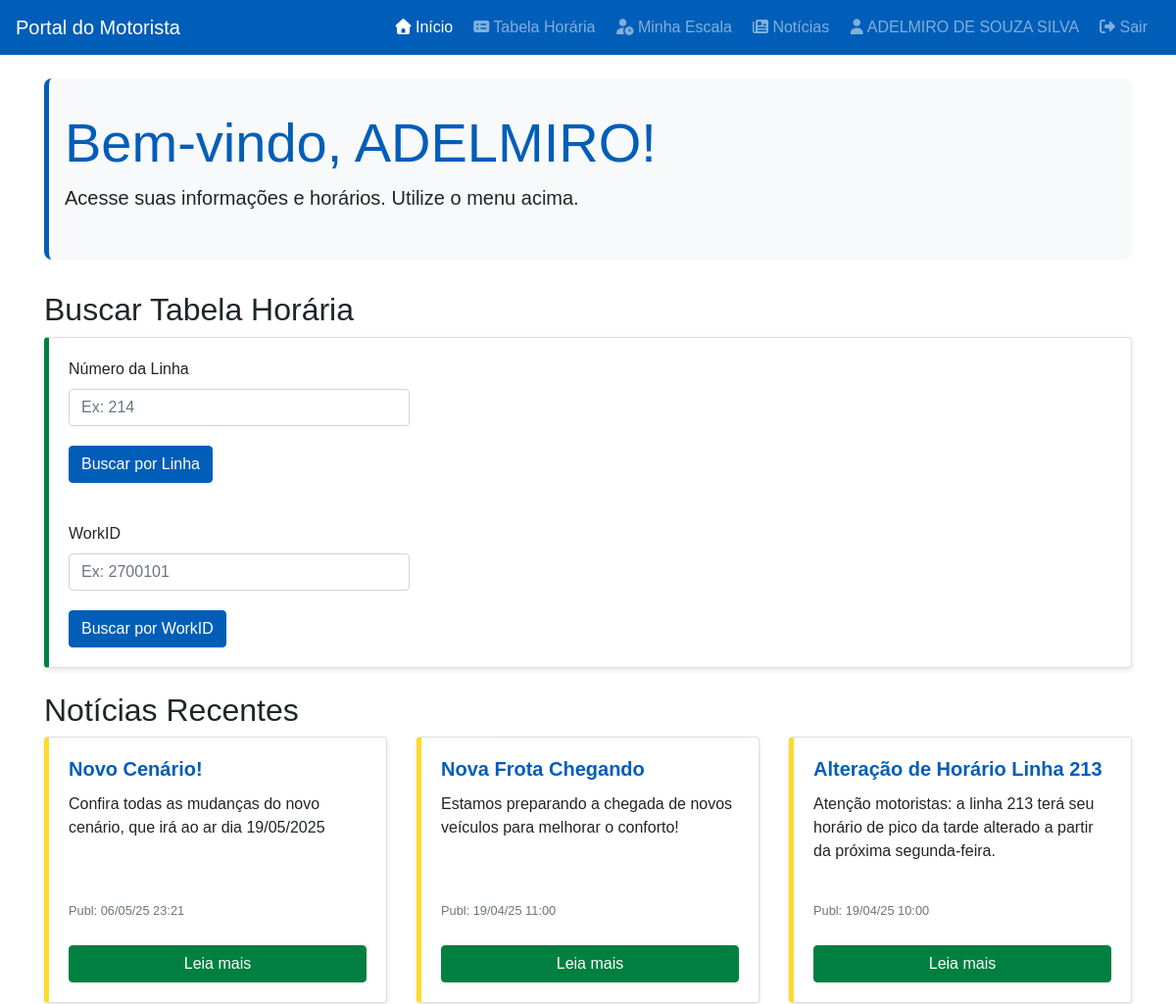
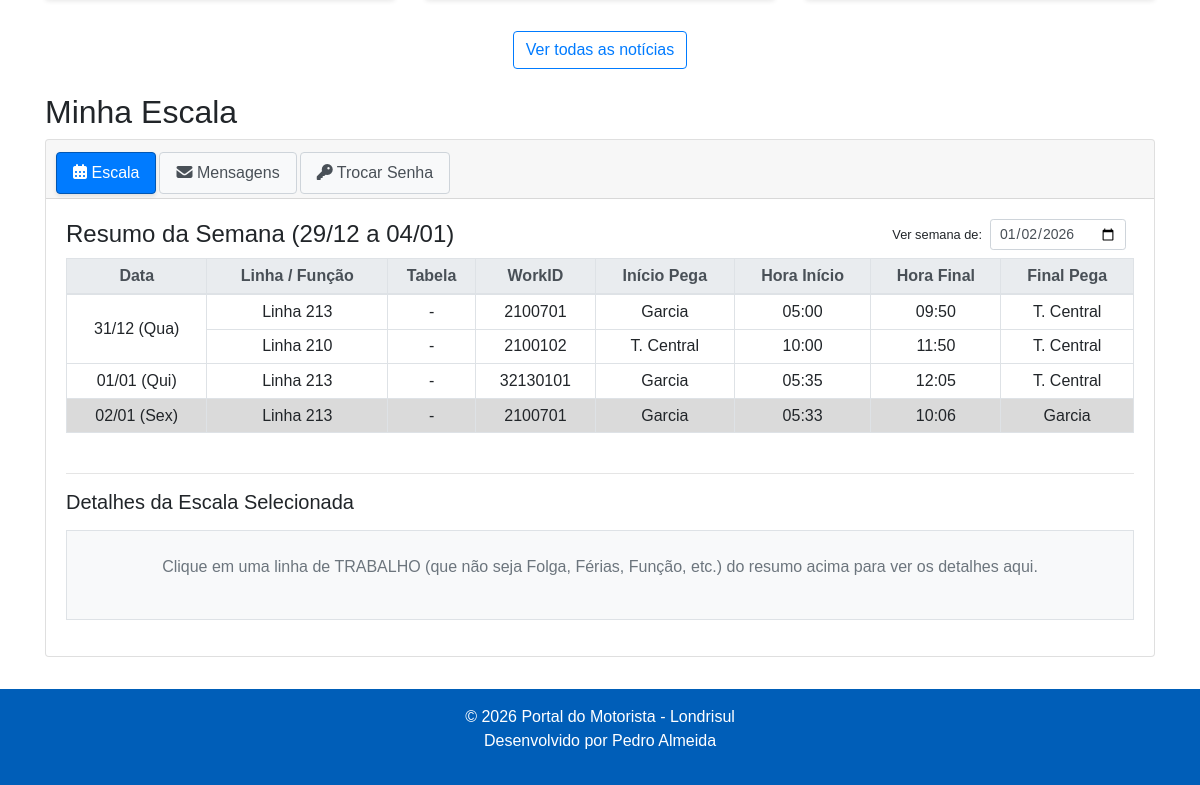
The app's page /portal/index.php (signed in) with its own data (2 pictures, top to bottom).
### tables this page shows
CREATE TABLE `noticias` (
  `id` int(11) NOT NULL,
  `titulo` varchar(255) NOT NULL,
  `resumo` text DEFAULT NULL,
  `conteudo_completo` longtext DEFAULT NULL,
  `data_publicacao` datetime NOT NULL,
  `imagem_destaque` varchar(255) DEFAULT NULL,
  `status` enum('publicada','rascunho','arquivada') NOT NULL DEFAULT 'rascunho',
  `data_modificacao` timestamp NULL DEFAULT NULL ON UPDATE current_timestamp() COMMENT 'Data da última modificação da notícia'
);

CREATE TABLE `motorista_escalas` (
  `id` int(11) NOT NULL,
  `motorista_id` int(11) NOT NULL,
  `data` date NOT NULL,
  `work_id` varchar(50) NOT NULL DEFAULT '000000',
  `tabela_escalas` varchar(10) DEFAULT '00' COMMENT 'Num. Tabela de referência para esta escala/turno',
  `eh_extra` tinyint(1) NOT NULL DEFAULT 0 COMMENT 'Marca se é turno extra (1=Sim, 0=Não)',
  `veiculo_id` int(11) DEFAULT NULL,
  `linha_origem_id` varchar(50) DEFAULT NULL,
  `funcao_operacional_id` int(11) DEFAULT NULL COMMENT 'ID da função operacional, se aplicável',
  `hora_inicio_prevista` time DEFAULT NULL,
  `local_inicio_turno_id` int(11) DEFAULT NULL,
  `hora_fim_prevista` time DEFAULT NULL,
  `local_fim_turno_id` int(11) DEFAULT NULL,
  `escala_publicada` tinyint(1) NOT NULL DEFAULT 0
);

CREATE TABLE `locais` (
  `id` int(11) NOT NULL,
  `nome` varchar(150) NOT NULL,
  `tipo` varchar(50) DEFAULT NULL,
  `imagem_path` varchar(255) DEFAULT NULL
);

### portal/index.php (the view, shortened to what the rows shown need)
<?php
require_once 'header.php';
?>
    <main class="container mt-4">
        <section id="boas-vindas">
             <div class="jumbotron"> <h1 class="display-4"> Bem-vindo<?php if ($usuario_logado) echo ', ' . htmlspecialchars(explode(' ', $nome_usuario)[0]); ?>! </h1> </div>
        </section>
        <section id="busca-rapida" class="mb-4">
            <h2>Buscar Tabela Horária</h2>
        </section>
        <section id="noticias" class="mb-4">
             <h2>Notícias Recentes</h2>
             <div class="row">
                 <?php if ($pdo): try { $sql_noticias = "SELECT id, titulo, resumo, data_publicacao FROM noticias WHERE status = 'publicada' ORDER BY data_publicacao DESC LIMIT 3"; $stmt_noticias = $pdo->query($sql_noticias); if ($stmt_noticias->rowCount() > 0) { while ($noticia = $stmt_noticias->fetch(PDO::FETCH_ASSOC)) { ?> <div class="col-md-4 mb-3"> <div class="card h-100"> <div class="card-body d-flex flex-column"> <h5 class="card-title"><?php echo htmlspecialchars($noticia['titulo']); ?></h5> <p class="card-text"><?php echo htmlspecialchars($noticia['resumo']); ?></p> <p class="card-text mt-auto"> <small class="text-muted">Publ: <?php $data = new DateTime($noticia['data_publicacao']); echo $data->format('d/m/y H:i'); ?></small></p> <a href="ver_noticia.php?id=<?php echo $noticia['id']; ?>" class="btn btn-secondary mt-2">Leia mais</a> </div> </div> </div> <?php } } else { echo "<div class='col-12'><p class='text-info'>Nenhuma notícia recente.</p></div>"; } } catch (PDOException $e) { error_log("Erro Notícias: " . $e->getMessage()); echo "<div class='col-12'><p class='text-danger'>Erro ao carregar notícias.</p></div>"; } else: echo "<div class='col-12'><p class='text-warning'>Notícias indisponíveis.</p></div>"; endif; ?>
             </div>
         </section>
        <section id="minha-escala" class="mb-4" <?php if (!$usuario_logado) echo 'style="display: none;"'; ?>>
            <h2>Minha Escala</h2>
            <div class="card">
                 <div class="card-body"> <div class="tab-content" id="minhaEscalaPrincipalTabContent">
                        <div class="tab-pane fade show active" id="escala-principal-content" role="tabpanel" aria-labelledby="escala-principal-tab">
                            <?php
                            $resumo_semanal_completo = [];
                            $data_selecionada_contexto = date('Y-m-d');
                            $erro_busca_semana = false;
                            if ($usuario_logado && $pdo !== null) {
                                $motorista_id_logado = $_SESSION['user_id'];
                                try {
                                    $ts_selecionado = strtotime($data_selecionada_contexto);
                                    $dia_semana_num = date('N', $ts_selecionado);
                                    $data_inicio_semana = date('Y-m-d', strtotime('-'.($dia_semana_num-1).' days', $ts_selecionado));
                                    $data_fim_semana = date('Y-m-d', strtotime('+'.(7-$dia_semana_num).' days', $ts_selecionado));
                                    $sql_semana = "SELECT
                                                    esc.id AS escala_id_db, esc.data, esc.work_id, esc.eh_extra,
                                                    esc.tabela_escalas AS numero_tabela_diario,
                                                    esc.funcao_operacional_id,
                                                    esc.linha_origem_id as numero_linha, -- Coluna texto direta
                                                    fo.nome_funcao AS nome_da_funcao,
                                                    loc_ini.nome as local_inicio, loc_fim.nome as local_fim,
                                                    esc.hora_inicio_prevista, esc.hora_fim_prevista
                                                 FROM motorista_escalas AS esc
                                                 -- REMOVIDO JOIN COM LINHAS
                                                 LEFT JOIN funcoes_operacionais AS fo ON esc.funcao_operacional_id = fo.id
                                                 LEFT JOIN locais AS loc_ini ON esc.local_inicio_turno_id = loc_ini.id
                                                 LEFT JOIN locais AS loc_fim ON esc.local_fim_turno_id = loc_fim.id
                                                 WHERE esc.motorista_id = :motorista_id
                                                   AND esc.data BETWEEN :data_inicio AND :data_fim
                                                   AND esc.escala_publicada = 1 -- APENAS ESCALAS PUBLICADAS
                                                 ORDER BY esc.data ASC, esc.hora_inicio_prevista ASC";
                                    $stmt_semana = $pdo->prepare($sql_semana);
                                    $stmt_semana->bindParam(':motorista_id', $motorista_id_logado, PDO::PARAM_INT);
                                    $stmt_semana->bindParam(':data_inicio', $data_inicio_semana, PDO::PARAM_STR);
                                    $stmt_semana->bindParam(':data_fim', $data_fim_semana, PDO::PARAM_STR);
                                    $stmt_semana->execute();
                                    $resumo_semanal_completo = $stmt_semana->fetchAll(PDO::FETCH_ASSOC);
                                } catch (Exception $e) {
                                    error_log("Erro Minha Escala (Planejada): " . $e->getMessage());
                                    $erro_busca_semana = true;
                                }
                            }
                            ?>
                            <?php if($erro_busca_semana): ?>
                                <p class='text-danger'>Erro ao carregar o resumo da sua escala planejada.</p>
                            <?php elseif ($usuario_logado && $pdo !== null): ?>
                                <div class='table-responsive mb-4'>
                                    <table class='table table-sm table-bordered text-center table-hover'>
                                        <thead class='thead-light'><tr><th>Data</th><th>Linha / Função</th><th>Tabela</th><th>WorkID</th><th>Início Pega</th><th>Hora Início</th><th>Hora Final</th><th>Final Pega</th></tr></thead>
                                        <tbody>
                                        <?php
                                        $dias_pt = ['Dom','Seg','Ter','Qua','Qui','Sex','Sáb'];
                                        $datas_processadas = [];
                                        if (empty($resumo_semanal_completo)) {
                                            echo "<tr><td colspan='8' class='text-info'>Nenhuma escala publicada encontrada para esta semana.</td></tr>";
                                        } else {
                                            foreach ($resumo_semanal_completo as $escala_dia) {
                                                $data_atual_loop = $escala_dia['data'];
                                                $timestamp_loop = strtotime($data_atual_loop);
                                                $dia_num_semana_loop = (int)date('w', $timestamp_loop);
                                                $nome_dia_semana_loop = $dias_pt[$dia_num_semana_loop] ?? '?';
                                                $data_formatada_loop = date('d/m', $timestamp_loop) . ' (' . $nome_dia_semana_loop . ')';
                                                $classe_linha_dinamica = '';
                                                $work_id_upper = strtoupper($escala_dia['work_id'] ?? '');
                                                $status_especiais_motorista = ['FOLGA', 'FALTA', 'FORADEESCALA', 'FÉRIAS', 'ATESTADO'];
                                                $eh_status_especial = in_array($work_id_upper, $status_especiais_motorista);
                                                $eh_funcao_operacional = !empty($escala_dia['funcao_operacional_id']);
                                                $linha_clicavel = (!$eh_status_especial && !$eh_funcao_operacional);
                                                $estilo_clique_e_data_attrs = "";
                                                if ($linha_clicavel) {
                                                    $classe_linha_dinamica .= ' escala-row';
                                                    if ($data_atual_loop === $data_selecionada_contexto) {
                                                        $classe_linha_dinamica .= ' table-active';
                                                    }
                                                    $estilo_clique_e_data_attrs = " style='cursor: pointer;' data-workid='" . htmlspecialchars($escala_dia['work_id'] ?? '') . "' data-date='" . $data_atual_loop . "' title='Ver detalhes da escala'";
                                                }
                                                echo "<tr class='" . trim($classe_linha_dinamica) . "'" . $estilo_clique_e_data_attrs . ">";
                                                if (!isset($datas_processadas[$data_atual_loop])) {
                                                    $rowspan_count = 0;
                                                    foreach ($resumo_semanal_completo as $check_escala) {
                                                        if ($check_escala['data'] === $data_atual_loop) {
                                                            $rowspan_count++;
                                                        }
                                                    }
                                                    echo "<td" . ($rowspan_count > 1 ? " rowspan='{$rowspan_count}'" : "") . " class='align-middle'>" . $data_formatada_loop . "</td>";
                                                    $datas_processadas[$data_atual_loop] = true;
                                                }
                                                if ($eh_status_especial) {
                                                    $texto_status = '';
                                                    if ($work_id_upper === 'FOLGA') $texto_status = 'FOLGA';
                                                    elseif ($work_id_upper === 'FÉRIAS') $texto_status = 'FÉRIAS';
                                                    elseif ($work_id_upper === 'ATESTADO') $texto_status = 'ATESTADO MÉDICO';
                                                    elseif ($work_id_upper === 'FALTA') $texto_status = 'FALTA';
                                                    elseif ($work_id_upper === 'FORADEESCALA') $texto_status = 'FORA DE ESCALA';
                                                    $classe_cor_status = 'text-muted';
                                                    if ($work_id_upper === 'FOLGA' || $work_id_upper === 'FÉRIAS') $classe_cor_status = 'text-success';
                                                    elseif ($work_id_upper === 'ATESTADO') $classe_cor_status = 'text-warning';
                                                    elseif ($work_id_upper === 'FALTA' || $work_id_upper === 'FORADEESCALA') $classe_cor_status = 'text-danger';
                                                    echo "<td colspan='7' class='{$classe_cor_status} font-weight-bold align-middle'>{$texto_status}</td>";
                                                } else {
                                                    $display_linha_funcao = '-';
                                                    if ($eh_funcao_operacional && !empty($escala_dia['nome_da_funcao'])) {
                                                        $display_linha_funcao = htmlspecialchars($escala_dia['nome_da_funcao']);
                                                    } elseif (!empty($escala_dia['numero_linha'])) {
                                                        $display_linha_funcao = "Linha " . htmlspecialchars($escala_dia['numero_linha']);
                                                    }
                                                    echo "<td>" . $display_linha_funcao . "</td>";
                                                    echo "<td>" . ($eh_funcao_operacional ? '-' : htmlspecialchars($escala_dia['numero_tabela_diario'] ?? '-')) . "</td>";
                                                    echo "<td>" . htmlspecialchars($escala_dia['work_id'] ?? '-') . "</td>";
                                                    echo "<td>" . htmlspecialchars($escala_dia['local_inicio'] ?? '-') . "</td>";
                                                    echo "<td>" . ($escala_dia['hora_inicio_prevista'] ? date('H:i', strtotime($escala_dia['hora_inicio_prevista'])) : '-') . "</td>";
                                                    echo "<td>" . ($escala_dia['hora_fim_prevista'] ? date('H:i', strtotime($escala_dia['hora_fim_prevista'])) : '-') . "</td>";
                                                    echo "<td>" . htmlspecialchars($escala_dia['local_fim'] ?? '-') . "</td>";
                                                }
                                                echo "</tr>";
                                            }
                                        }
                                        ?>
                                        </tbody>
                                    </table>
                                </div>
                            <?php endif; ?>
                        </div>
                     </div>
                 </div>
            </div>
        </section>
    </main>
<?php require_once 'footer.php'; ?>

### records on screen
noticias: titulo "Novo Cenário!", resumo "Confira todas as mudanças do novo cenário, que irá ao ar dia 19/05/2025", data_publicacao "06/05/25 23:21"
noticias: titulo "Nova Frota Chegando", resumo "Estamos preparando a chegada de novos veículos para melhorar o conforto!", data_publicacao "19/04/25 11:00"
noticias: titulo "Alteração de Horário Linha 213", resumo "Atenção motoristas: a linha 213 terá seu horário de pico da tarde alterado a partir da próxima segunda-feira.", data_publicacao "19/04/25 10:00"
motorista_escalas: data "31/12 (Qua)", linha_origem "Linha 213", tabela_escalas "-", work "2100701", local_inicio_turno.nome "Garcia", hora_inicio_prevista "05:00", hora_fim_prevista "09:50", local_fim_turno.nome "T. Central"
motorista_escalas: linha_origem "Linha 210", tabela_escalas "-", work "2100102", local_inicio_turno.nome "T. Central", hora_inicio_prevista "10:00", hora_fim_prevista "11:50"
motorista_escalas: data "01/01 (Qui)", linha_origem "Linha 213", tabela_escalas "-", work "32130101", local_inicio_turno.nome "Garcia", hora_inicio_prevista "05:35", hora_fim_prevista "12:05", local_fim_turno.nome "T. Central"
motorista_escalas: data "02/01 (Sex)", linha_origem "Linha 213", tabela_escalas "-", work "2100701", local_inicio_turno.nome "Garcia", hora_inicio_prevista "05:33", hora_fim_prevista "10:06"

### other values on screen
$nome_usuario "ADELMIRO DE SOUZA SILVA"
explode(' ', $nome_usuario)[0] "ADELMIRO"
date('d/m', strtotime($data_inicio_semana)) "29/12"
date('d/m', strtotime($data_fim_semana)) "04/01"
